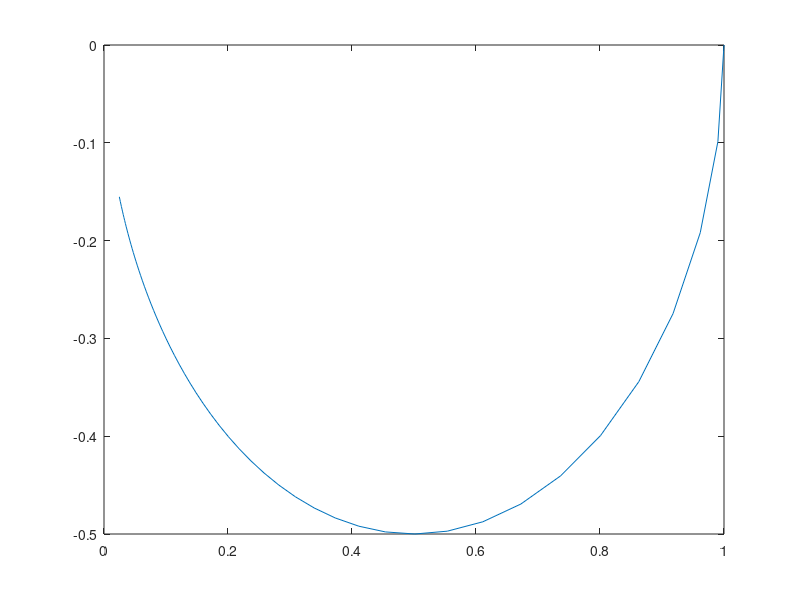

Source code (MATLAB):
num = 1;
denom = [1 1];

w = linspace(0,2*pi,64);

Hj = freqs(num,denom,w);

A = abs(Hj);
fi = angle(Hj);

fi = rad2deg(fi);

plot(Hj)
